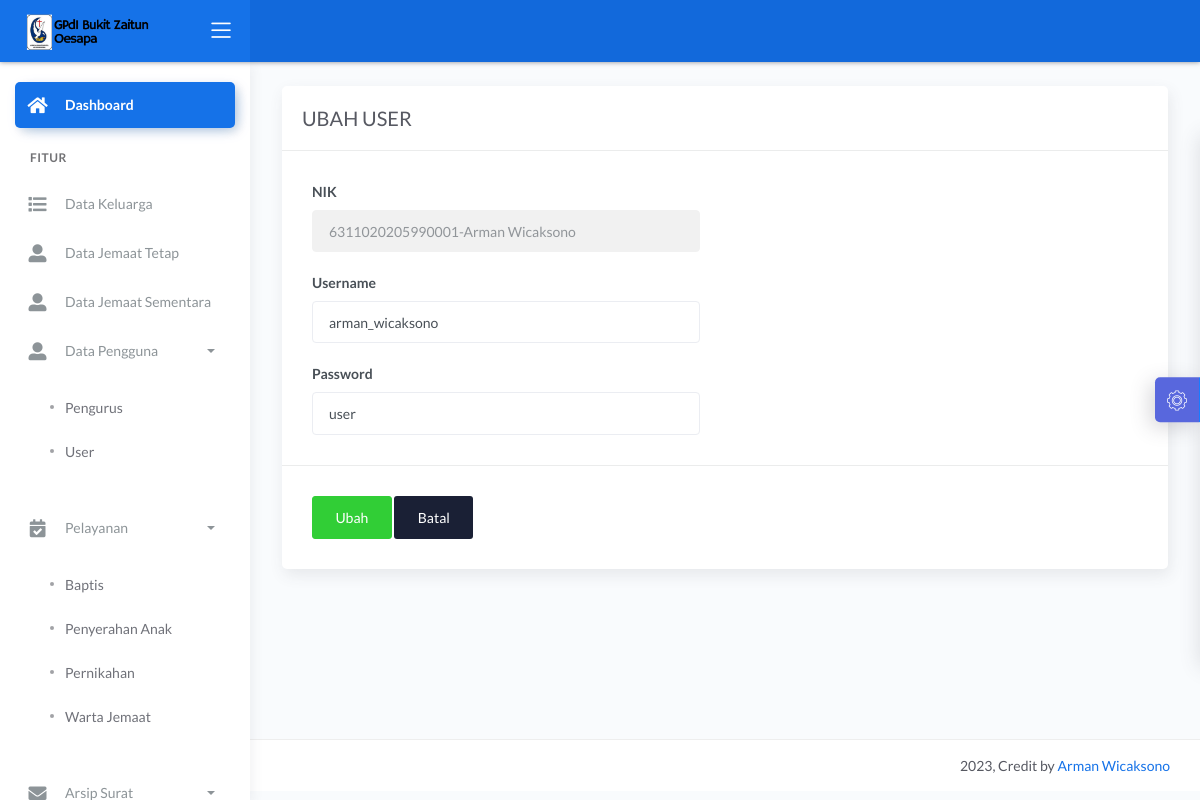
Page /dashboard/main2.php?halaman=ubah_user&id_jemaat=182 (signed in) on the earlier database version.
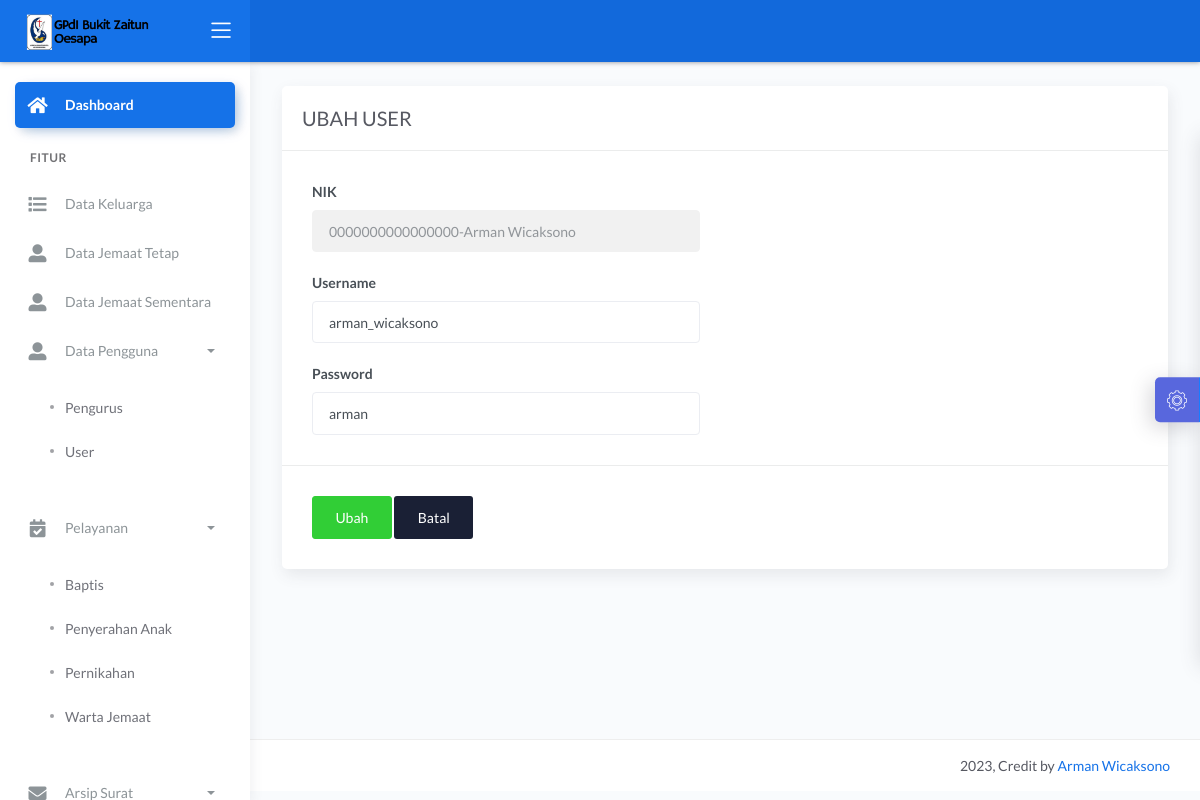
Same page on the later database version.
### tables this page shows
CREATE TABLE `user` (
  `id_user` int(5) NOT NULL,
  `id_jemaat` int(11) NOT NULL
);

CREATE TABLE `jemaat` (
  `id_jemaat` int(11) NOT NULL,
  `tanggal_pendaftaran` date DEFAULT NULL,
  `nik` varchar(16) DEFAULT NULL,
  `nama` varchar(50) NOT NULL,
  `tempat_lahir` varchar(20) NOT NULL,
  `tanggal_lahir` date NOT NULL,
  `no_hp` varchar(12) NOT NULL,
  `jenis_kelamin` enum('Laki-laki','Perempuan') NOT NULL,
  `alamat` text NOT NULL,
  `status_j` int(11) NOT NULL,
  `ket` varchar(10) NOT NULL,
  `username` varchar(20) NOT NULL,
  `password` varchar(20) NOT NULL,
  `baptis` int(11) NOT NULL,
  `penyerahan` int(11) NOT NULL,
  `pernikahan` int(11) NOT NULL
);

### dashboard/ubah_user.php (the view, shortened to what this page needs)
<?php
if (isset($_GET['id_jemaat'])) {
	$id_jemaat = $_GET['id_jemaat'];
	$tampil_nik = "SELECT * FROM user u join jemaat j on u.id_jemaat= j.id_jemaat WHERE u.id_jemaat=$id_jemaat";
	$query = mysqli_query($konek, $tampil_nik);
	$data = mysqli_fetch_array($query, MYSQLI_BOTH);
	$nik = $data['nik'];
	$nama = $data['nama'];
	$username = $data['username'];
	$password = $data['password'];
}
?>
<link href="css/sweetalert.css" rel="stylesheet" type="text/css">
<div class="page-inner">
	<div class="row">
		<div class="col-md-12">
			<form method="POST">
				<div class="card">
					<div class="card-header">
						<div class="card-title">UBAH USER</div>
					</div>
					<div class="card-body">
						<div class="row">
							<div class="col-md-6 col-lg-6">
								<div class="form-group">
									<label>NIK</label>
									<input type="text" name="nik" class="form-control" value="<?= $nik .'-'. $nama; ?>" readonly>
								</div>
								<div class="form-group">
									<label>Username</label>
									<input type="text" name="username" class="form-control"  value="<?= $username; ?>">
								</div>
								<div class="form-group">
									<label>Password</label>
									<input type="text" name="password" class="form-control"  value="<?= $password; ?>">
								</div>
							</div>
						</div>
					</div>
					<div class="card-action">
						<button name="ubah" class="btn btn-success">Ubah</button>
						<a href="?halaman=tampil_user" class="btn btn-default">Batal</a>
					</div>
				</div>
		</div>
	</div>
</div>

Differences in the rows shown:
changed through a linked row, user "arman_wicaksono": nik "6311020205990001-Arman Wicaksono" → "0000000000000000-Arman Wicaksono"; password "user" → "arman"
